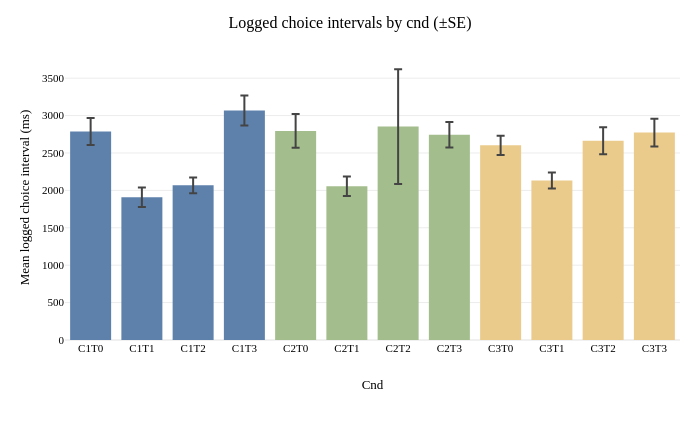

The code cell stored with this chart in its notebook:
### Markdown cell above
#### Logged choice-interval plots

Combined-condition bars use the context color; target conditions can be read from the line styles described above.

### Code cell
# Use the same condition colors as the reading-time figures.
choice_interval_figures = {}
for condition, summary in choice_summaries.items():
    figure = px.bar(
        summary, x=condition, y='mean_ms', color=condition,
        color_discrete_map=color_map, error_y=ERROR_BAR,
        hover_data={'sd_ms': ':.1f', 'se_ms': ':.1f', 'n_submissions': True},
        labels={condition: condition.replace('_', ' ').title(),
                'mean_ms': 'Mean logged choice interval (ms)'},
        title=f'Logged choice intervals by {condition.replace("_", " ")} (±{ERROR_BAR[:2].upper()})'
    )
    figure.update_layout(width=FIGURE_WIDTH, height=FIGURE_HEIGHT,
                         margin=dict(l=65, r=20, t=55, b=100), showlegend=False)
    figure.update_xaxes(tickangle=-35 if condition != 'cnd' else 0)
    choice_interval_figures[condition] = figure
    figure.show()

### Figure 1 — Plotly figure (JSON) as saved in the notebook; plotly's stock layout.template omitted (floating-point values rounded to 4 significant figures)
{"data": [{"customdata": [[1977.0, 179.7, 121.0]], "error_y": {"array": [179.7]}, "hovertemplate": "Cnd=%{x}<br>Mean logged choice interval (ms)=%{y}<br>sd_ms=%{customdata[0]:.1f}<br>se_ms=%{customdata[1]:.1f}<br>n_submissions=%{customdata[2]}<extra></extra>", "legendgroup": "C1T0", "marker": {"color": "#5e81ac", "pattern": {"shape": ""}}, "name": "C1T0", "orientation": "v", "showlegend": true, "textposition": "auto", "type": "bar", "x": ["C1T0"], "xaxis": "x", "y": [2786.0], "yaxis": "y"}, {"customdata": [[1439.0, 130.8, 121.0]], "error_y": {"array": [130.8]}, "hovertemplate": "Cnd=%{x}<br>Mean logged choice interval (ms)=%{y}<br>sd_ms=%{customdata[0]:.1f}<br>se_ms=%{customdata[1]:.1f}<br>n_submissions=%{customdata[2]}<extra></extra>", "legendgroup": "C1T1", "marker": {"color": "#5e81ac", "pattern": {"shape": ""}}, "name": "C1T1", "orientation": "v", "showlegend": true, "textposition": "auto", "type": "bar", "x": ["C1T1"], "xaxis": "x", "y": [1909.0], "yaxis": "y"}, {"customdata": [[1165.0, 105.9, 121.0]], "error_y": {"array": [105.9]}, "hovertemplate": "Cnd=%{x}<br>Mean logged choice interval (ms)=%{y}<br>sd_ms=%{customdata[0]:.1f}<br>se_ms=%{customdata[1]:.1f}<br>n_submissions=%{customdata[2]}<extra></extra>", "legendgroup": "C1T2", "marker": {"color": "#5e81ac", "pattern": {"shape": ""}}, "name": "C1T2", "orientation": "v", "showlegend": true, "textposition": "auto", "type": "bar", "x": ["C1T2"], "xaxis": "x", "y": [2068.0], "yaxis": "y"}, {"customdata": [[2210.0, 200.9, 121.0]], "error_y": {"array": [200.9]}, "hovertemplate": "Cnd=%{x}<br>Mean logged choice interval (ms)=%{y}<br>sd_ms=%{customdata[0]:.1f}<br>se_ms=%{customdata[1]:.1f}<br>n_submissions=%{customdata[2]}<extra></extra>", "legendgroup": "C1T3", "marker": {"color": "#5e81ac", "pattern": {"shape": ""}}, "name": "C1T3", "orientation": "v", "showlegend": true, "textposition": "auto", "type": "bar", "x": ["C1T3"], "xaxis": "x", "y": [3067.0], "yaxis": "y"}, {"customdata": [[2498.0, 227.1, 121.0]], "error_y": {"array": [227.1]}, "hovertemplate": "Cnd=%{x}<br>Mean logged choice interval (ms)=%{y}<br>sd_ms=%{customdata[0]:.1f}<br>se_ms=%{customdata[1]:.1f}<br>n_submissions=%{customdata[2]}<extra></extra>", "legendgroup": "C2T0", "marker": {"color": "#a3be8c", "pattern": {"shape": ""}}, "name": "C2T0", "orientation": "v", "showlegend": true, "textposition": "auto", "type": "bar", "x": ["C2T0"], "xaxis": "x", "y": [2796.0], "yaxis": "y"}, {"customdata": [[1438.0, 130.7, 121.0]], "error_y": {"array": [130.7]}, "hovertemplate": "Cnd=%{x}<br>Mean logged choice interval (ms)=%{y}<br>sd_ms=%{customdata[0]:.1f}<br>se_ms=%{customdata[1]:.1f}<br>n_submissions=%{customdata[2]}<extra></extra>", "legendgroup": "C2T1", "marker": {"color": "#a3be8c", "pattern": {"shape": ""}}, "name": "C2T1", "orientation": "v", "showlegend": true, "textposition": "auto", "type": "bar", "x": ["C2T1"], "xaxis": "x", "y": [2055.0], "yaxis": "y"}, {"customdata": [[8435.0, 766.8, 121.0]], "error_y": {"array": [766.8]}, "hovertemplate": "Cnd=%{x}<br>Mean logged choice interval (ms)=%{y}<br>sd_ms=%{customdata[0]:.1f}<br>se_ms=%{customdata[1]:.1f}<br>n_submissions=%{customdata[2]}<extra></extra>", "legendgroup": "C2T2", "marker": {"color": "#a3be8c", "pattern": {"shape": ""}}, "name": "C2T2", "orientation": "v", "showlegend": true, "textposition": "auto", "type": "bar", "x": ["C2T2"], "xaxis": "x", "y": [2853.0], "yaxis": "y"}, {"customdata": [[1866.0, 169.6, 121.0]], "error_y": {"array": [169.6]}, "hovertemplate": "Cnd=%{x}<br>Mean logged choice interval (ms)=%{y}<br>sd_ms=%{customdata[0]:.1f}<br>se_ms=%{customdata[1]:.1f}<br>n_submissions=%{customdata[2]}<extra></extra>", "legendgroup": "C2T3", "marker": {"color": "#a3be8c", "pattern": {"shape": ""}}, "name": "C2T3", "orientation": "v", "showlegend": true, "textposition": "auto", "type": "bar", "x": ["C2T3"], "xaxis": "x", "y": [2745.0], "yaxis": "y"}, {"customdata": [[1409.0, 128.1, 121.0]], "error_y": {"array": [128.1]}, "hovertemplate": "Cnd=%{x}<br>Mean logged choice interval (ms)=%{y}<br>sd_ms=%{customdata[0]:.1f}<br>se_ms=%{customdata[1]:.1f}<br>n_submissions=%{customdata[2]}<extra></extra>", "legendgroup": "C3T0", "marker": {"color": "#ebcb8b", "pattern": {"shape": ""}}, "name": "C3T0", "orientation": "v", "showlegend": true, "textposition": "auto", "type": "bar", "x": ["C3T0"], "xaxis": "x", "y": [2603.0], "yaxis": "y"}, {"customdata": [[1178.0, 107.1, 121.0]], "error_y": {"array": [107.1]}, "hovertemplate": "Cnd=%{x}<br>Mean logged choice interval (ms)=%{y}<br>sd_ms=%{customdata[0]:.1f}<br>se_ms=%{customdata[1]:.1f}<br>n_submissions=%{customdata[2]}<extra></extra>", "legendgroup": "C3T1", "marker": {"color": "#ebcb8b", "pattern": {"shape": ""}}, "name": "C3T1", "orientation": "v", "showlegend": true, "textposition": "auto", "type": "bar", "x": ["C3T1"], "xaxis": "x", "y": [2132.0], "yaxis": "y"}, {"customdata": [[1996.0, 181.5, 121.0]], "error_y": {"array": [181.5]}, "hovertemplate": "Cnd=%{x}<br>Mean logged choice interval (ms)=%{y}<br>sd_ms=%{customdata[0]:.1f}<br>se_ms=%{customdata[1]:.1f}<br>n_submissions=%{customdata[2]}<extra></extra>", "legendgroup": "C3T2", "marker": {"color": "#ebcb8b", "pattern": {"shape": ""}}, "name": "C3T2", "orientation": "v", "showlegend": true, "textposition": "auto", "type": "bar", "x": ["C3T2"], "xaxis": "x", "y": [2664.0], "yaxis": "y"}, {"customdata": [[2035.0, 185.0, 121.0]], "error_y": {"array": [185.0]}, "hovertemplate": "Cnd=%{x}<br>Mean logged choice interval (ms)=%{y}<br>sd_ms=%{customdata[0]:.1f}<br>se_ms=%{customdata[1]:.1f}<br>n_submissions=%{customdata[2]}<extra></extra>", "legendgroup": "C3T3", "marker": {"color": "#ebcb8b", "pattern": {"shape": ""}}, "name": "C3T3", "orientation": "v", "showlegend": true, "textposition": "auto", "type": "bar", "x": ["C3T3"], "xaxis": "x", "y": [2772.0], "yaxis": "y"}], "layout": {"barmode": "relative", "height": 440, "legend": {"title": {"text": "Cnd"}, "tracegroupgap": 0}, "margin": {"b": 100, "l": 65, "r": 20, "t": 55}, "showlegend": false, "title": {"text": "Logged choice intervals by cnd (±SE)"}, "width": 700, "xaxis": {"anchor": "y", "categoryarray": ["C1T0", "C1T1", "C1T2", "C1T3", "C2T0", "C2T1", "C2T2", "C2T3", "C3T0", "C3T1", "C3T2", "C3T3"], "categoryorder": "array", "domain": [0, 1], "tickangle": 0, "title": {"text": "Cnd"}}, "yaxis": {"anchor": "x", "domain": [0, 1], "title": {"text": "Mean logged choice interval (ms)"}}}}
